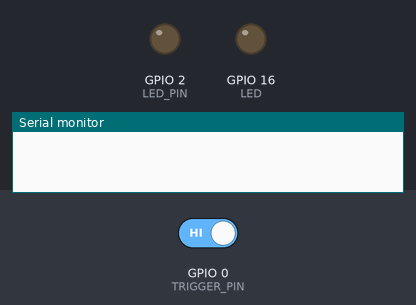
Bench run of a sketch on a simulated ESP8266 (NodeMCU). Shown: output pins drawn as LEDs (lit = HIGH), the last lines printed to the serial monitor. The test bench sets the inputs (shaded band); at power-on: GPIO 0 (TRIGGER_PIN) HIGH. WiFi joins after 1.5 s; servers stay silent unless stated. At 7.0 s the program restarts the board; the recording ends there.

Above: at 2.7 s.
2.8 s: GPIO 0 (TRIGGER_PIN) driven LOW
At 6.95 s:
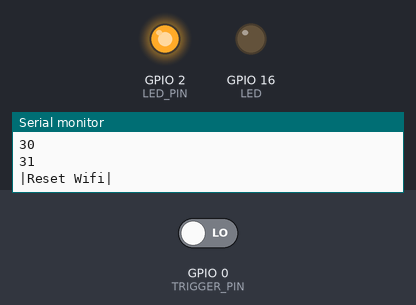
Timing chart, 0 to 7.0 s (numbered marks = the images above; inputs shaded):
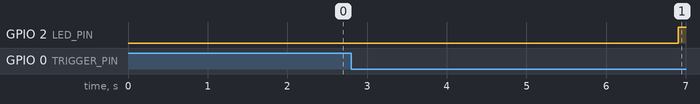

The sketch:

ESP8266.ino
```cpp
/*************************************************************
  แก้ไขให้รับด้วย Rx แท้เท่านั้น
 *************************************************************/
#define BLYNK_TEMPLATE_ID "TMPL2RyOZlTf"
#define BLYNK_DEVICE_NAME "ESP8266 DTH"
#define BLYNK_AUTH_TOKEN "!!!!!!!!!!!!!!!!!";

#define BLYNK_PRINT Serial

#include <ESP8266WiFi.h>
#include <BlynkSimpleEsp8266.h>
#include <DHT.h>
#include <SoftwareSerial.h>
SoftwareSerial NodeSerial(14, 12); // ขา Rx(D5), Tx(D6)

char auth[] = BLYNK_AUTH_TOKEN;

#include <DNSServer.h>
#include <ESP8266WebServer.h>
#include <WiFiManager.h>         //https://github.com/tzapu/WiFiManager
WiFiManager wifiManager;
String locIP;

int IntRst = 15; // Pin D8=15,

#define DHTPIN 5 // D1
#define DHTTYPE DHT22

#define LED 16 // LED BUILD IN
#define TRIGGER_PIN 0     // Button     Reset Network     ( Pin D3 )
#define LED_PIN 2         // LED        connection status ( Pin D4 )

DHT dht(DHTPIN, DHTTYPE);
BlynkTimer timer;
String chkData = "";
String combData = "";
void sendSensor()
{
  digitalWrite(LED, LOW);

  int lev = analogRead(A0);
  Serial.println(" " + String(lev));

  float h = dht.readHumidity();
  float t = dht.readTemperature();
  float f = dht.readTemperature(true);
  if (isnan(h) || isnan(t)) {
    Serial.println("Failed");
    return;
  }
  float hif = dht.computeHeatIndex(f, h);
  float hic = dht.computeHeatIndex(t, h, false);
  combData = String(h)+String(t)+String(lev);
  if (chkData != combData){
    chkData = combData;
    NodeSerial.println("|" + String(h) + "," + String(t) + "," + String(lev) + "|");
    Serial.print(h);
    Serial.print(" ");
    Serial.print(t);
    Blynk.virtualWrite(V0, t);
    Blynk.virtualWrite(V1, h);
    digitalWrite(LED, HIGH);
  }
}

void setup()
{
  // Debug console
  Serial.begin(9600);
  NodeSerial.begin(9600);
  pinMode(LED, OUTPUT);

  pinMode(TRIGGER_PIN, INPUT);
  pinMode(LED_PIN, OUTPUT);

  WiFiManager wifiManager;
  if (!wifiManager.autoConnect("VRU ME.BoxPlanting WiFi")) {
    ESP.reset();
    delay(1000);
  }
  Blynk.config(auth);

  dht.begin();
  timer.setInterval(1500L, sendSensor);

}

void loop()
{

  Blynk.run();
  timer.run();
  int count = 0;

  while (digitalRead(TRIGGER_PIN) == LOW) {
    delay(100);
    count++;
    Serial.println(count);
    if (count > 30) {
      WiFi.disconnect();
      Serial.println("|Reset Wifi|");
      NodeSerial.print("|Reset Wifi|");
      wifiManager.resetSettings();
      digitalWrite(LED_PIN, LOW);
      delay(1000);
      count = 0;
      digitalWrite(LED_PIN, HIGH);
      delay(100);
      ESP.reset();
      delay(1000);
    }
  }
}
```

Measured:
- after the input at 2.8 s, GPIO 2 (LED_PIN): LOW → HIGH after 4.1 s; GPIO 16 (LED): stays LOW (without the input it goes to HIGH after 0.21 s)
